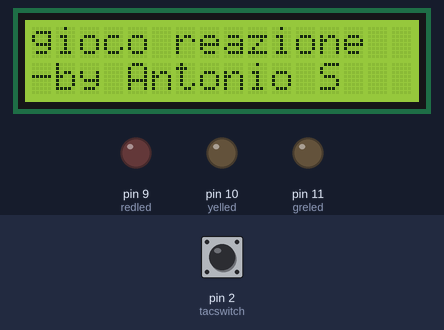
Recording of a sketch running on a simulated Arduino Uno, built with avr-gcc and run on an emulated ATmega328P. Parts: 16×2 character LCD, output pins drawn as LEDs (lit = HIGH). Inputs (shaded band) come from the test bench; at power-on: pin 2 (tacswitch) HIGH. Random numbers use the default seed unless the sketch sets one; what the sketch prints to the serial monitor is not drawn.

Above: at 0.1 s.
4.9 s: pin 2 (tacswitch) pulled LOW for 1 s
At 6.3 s:
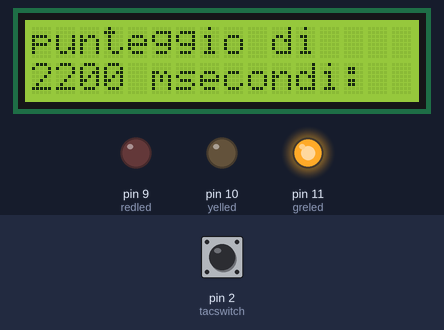
7.4 s: pin 2 (tacswitch) pulled LOW for 0.15 s
At 8.6 s:
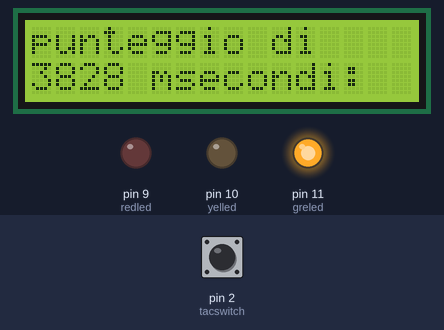
9.0 s: pin 2 (tacswitch) pulled LOW for 0.15 s
At 9.5 s:
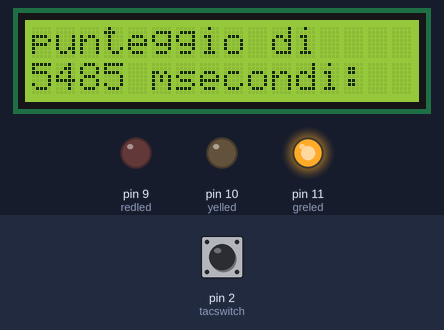
10.6 s: pin 2 (tacswitch) pulled LOW for 1 s
At 12.4 s:
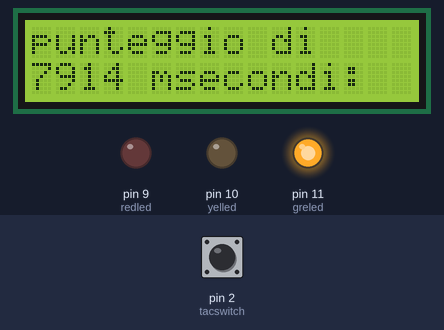
Timing chart, 0 to 13.9 s (numbered marks = the images above; inputs shaded):
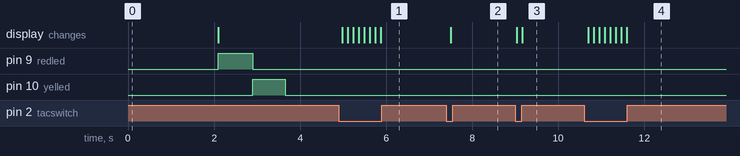

Measured:
- after the input at 4.9 s, the display: first changes after 0.08 s (image 1 shows a later state)
- after the input at 7.4 s, the display: changes after 0.11 s (image 2)
- after the input at 9.0 s, the display: first changes at once (image 3 shows a later state)
- after the input at 10.6 s, the display: first changes after 0.09 s (image 4 shows a later state)

The sketch:

giocoReazioneVelocita.ino
```cpp
#include <Wire.h>
#include <LiquidCrystal_I2C.h>

LiquidCrystal_I2C lcd(0x27, 16, 2);

#define tacswitch 2
#define redled 9
#define yelled 10
#define greled 11

long starttime = 0;
long stoptime = 0;
long mytime = 0;


float redrand;
float yelrand;

void setup() {
  Serial.begin(115200);

  pinMode(redled, OUTPUT);
  pinMode(yelled, OUTPUT);
  pinMode(greled, OUTPUT);
  pinMode(tacswitch, INPUT_PULLUP);

  digitalWrite(redled, LOW);
  digitalWrite(yelled, LOW);
  digitalWrite(greled, LOW);


  lcd.init();
  lcd.backlight();

  lcd.setCursor(0, 0);
  lcd.print("gioco reazione");
  lcd.setCursor(0, 1);
  lcd.print("-by Antonio S");
  delay(2000);
  lcd.clear();


  redrand = random(500, 2000);
  yelrand = random(500, 3000);


  digitalWrite(redled, HIGH);
  delay(redrand);
  digitalWrite(redled, LOW);

  digitalWrite(yelled, HIGH);
  delay(yelrand);
  digitalWrite(yelled, LOW);


  digitalWrite(greled, HIGH);
  starttime = millis();
}

void loop() {


delay(100);


digitalWrite(greled,HIGH);

if(digitalRead(2)==0){
  long stoptime=millis();

  long mytime=(stoptime-starttime);

  lcd.setCursor(0,0);

  lcd.print("punteggio di ");

  lcd.setCursor(0,1);

  lcd.print(mytime);

  lcd.print(" msecondi: ");


  Serial.print(" inizio- ");

  Serial.println(starttime);

  Serial.print(" fine- ");

  Serial.println(stoptime);

  Serial.print(" tempo fatto- ");

   Serial.print(mytime);

}
}
```
